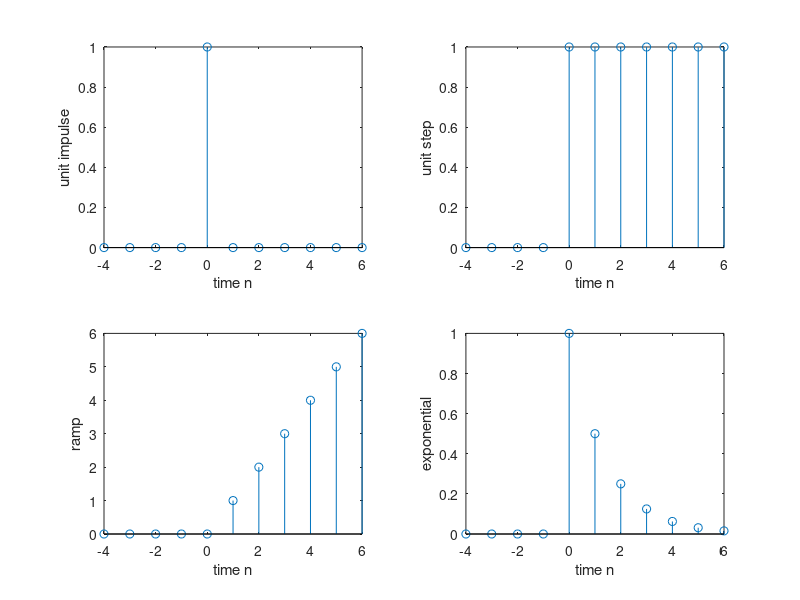

The MATLAB source for this figure:
function sample1

clear;
n=-4:6;
dlt = [zeros(1,4) 1 zeros(1,6)];
u0 = [zeros(1,4) ones(1,7)];
r = [zeros(1,4) (0:6)];
alpha = 0.5;
a = [zeros(1,4) alpha.^(0:6)];

subplot(221); 
stem(n,dlt);
xlabel('time n');
ylabel('unit impulse');

subplot(222);
stem(n,u0)
xlabel('time n');
ylabel('unit step');

subplot(223);
stem(n,r);
xlabel('time n');
ylabel('ramp');

subplot(224);
stem(n,a);
xlabel('time n');
ylabel('exponential');

% unitimp(n)
% x= n==0;






end